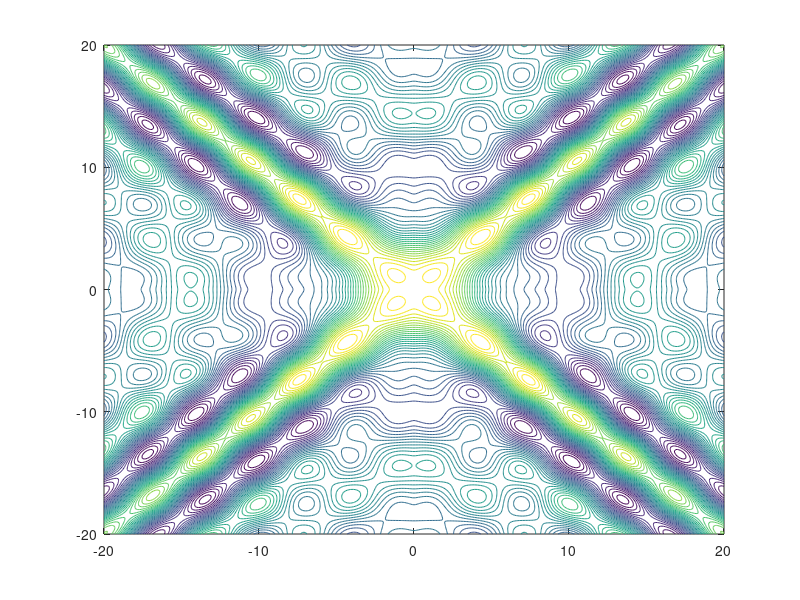

Source code (MATLAB): (Note: this script raises an error after producing the figure.)
Schaffer=@(x,y)0.5+(sin(sqrt(x.^2+y.^2))^2-0.5)./(1+0.001*(x.^2+y.^2))^2 ;
%options=optimset('PlotFcns',@optimplotfval,'Tolfun',1.0e-8,'Tolx',1.0e-8);
%[x,fval,exitflag,output]=fminsearch(Schaffer,1,options);
n=20;
[X,Y]=meshgrid(-n:0.1:n,-n:0.1:n);
Z=Schaffer(X,Y);
contour(X,Y,Z, 35)


xx=[5.764 6.286 6.759 7.168 7.480];
yy=[0.648 1.202 1.823 2.526 3.360];
f=@(x) sum((x(1)*xx.^2+x(2)*xx.*yy+x(3)*yy.^2+x(4)*xx+x(5)*yy+x(6)).^2);
[ellip,val]=fmincon(f,[1,1,1,0,0,1],[],[],[],[],[],[],@my_con);

f_forecast=@(x,y) ellip(1)*x^2+ellip(2)*x*y+ellip(3)*y^2+ellip(4)*x+ellip(5)*y+ellip(6);
ezplot(f_forecast);
hold on
scatter([5.764 6.286 6.759 7.168 7.480],[0.648 1.202 1.823 2.526 3.360]);
hold off
function[c,ceq]=my_con(x)
c=[];
ceq=4*x(1)*x(3)-x(2)^2-1;
end

